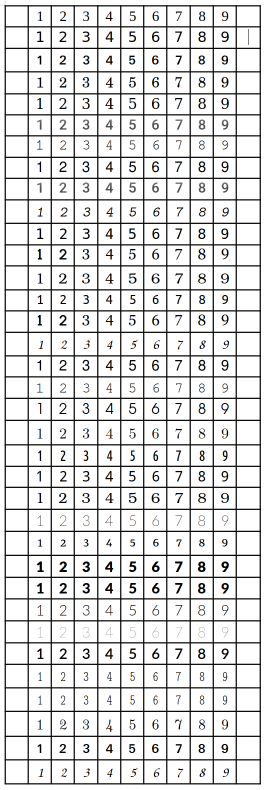
#> input picture data_gen/sudoku_digits_grid.png, 532 x 1580 px (shown at 1/2 size)
$ python data_gen.py
#> lines starting #> are read from the running program, lines starting #| are printed output that depends on the picture; after the words box and inside, x2 and y2 are one past the last pixel; in counts of white or black regions, pixels touching at a corner belong together
import cv2
import numpy as np
import os
import shutil


image = cv2.imread("sudoku_digits_grid.png")
#> image is the input picture: shape (1580, 532, 3); mean B, G, R 220.3, 220.3, 220.3
canny = cv2.Canny(image, 50, 350)
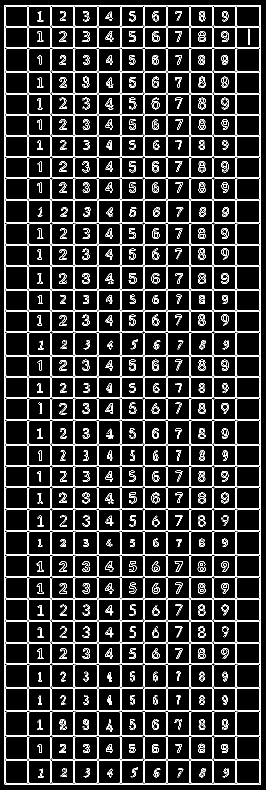
#> canny: shape (1580, 532) (shown at 1/2 size); 11.6% white in thin lines or dots
kernel = np.ones((3, 3), np.uint8)
dilated = cv2.dilate(canny, kernel, iterations=1)
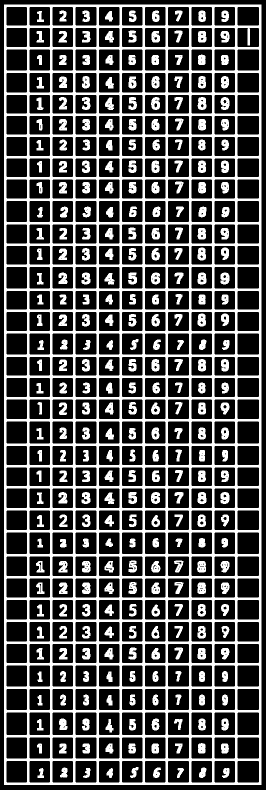
#> dilated: shape (1580, 532) (shown at 1/2 size); 30.4% white; 316 white regions

if os.path.isdir('data'):
    shutil.rmtree('data')
os.mkdir('data')
for i in range(10):
    os.mkdir('data/{}'.format(i))

contours, _ = cv2.findContours(dilated, cv2.RETR_LIST, cv2.CHAIN_APPROX_SIMPLE)
#> contours = 1079 contours, 327 with area under 20; largest, box (x1, y1, x2, y2) and area: (8, 9, 523, 1570) 801840, (474, 1424, 519, 1471) 2016, (474, 842, 519, 888) 1972, (335, 1424, 379, 1471) 1970, (150, 1424, 194, 1471) 1970

i = 0
j = -1
for cnt_elt in contours:
    area = cv2.contourArea(cnt_elt)
    if 1000 < area < 10000:
        j += 1
        last_digit = i % 10
        remaining_digit = i // 10
        #second_last_digit = temp % 10
        if j % 11 == 0:
            continue

        x, y, w, h = cv2.boundingRect(cnt_elt)
        cell = image[y:y + h, x:x + w]
        cell = cv2.resize(cell, (28, 28))
        cell = cv2.bitwise_not(cell)
        cv2.imwrite('data/{}/{}_{}.jpg'.format(9 - last_digit, 9 - last_digit, remaining_digit), cell)
        i += 1
#> this loop made 1079 passes
#> (area, last_digit, remaining_digit, x, y, w, h) on passes 15, 16, 17, 18, 19, 20, 21, 22, 23, 24, 47, 48: (1840, 0, 0, 428, 1521, 43, 45), (1840, 1, 0, 382, 1521, 43, 45), (1884, 2, 0, 335, 1521, 44, 45), (1840, 3, 0, 289, 1521, 43, 45), (1840, 4, 0, 243, 1521, 43, 45), (1840, 5, 0, 197, 1521, 43, 45), (1884, 6, 0, 150, 1521, 44, 45), (1840, 7, 0, 104, 1521, 43, 45), (1840, 8, 0, 58, 1521, 43, 45), (1840, 9, 0, 12, 1521, 43, 45), (1798, 0, 1, 428, 1474, 43, 44), (1798, 1, 1, 382, 1474, 43, 44)
#> (area, last_digit, remaining_digit) on passes 14, 46, 75, 101, 127, 159: (1928, 0, 0), (1884, 0, 1), (2016, 0, 2), (1884, 0, 3), (1884, 0, 4), (1708, 0, 5)
#> after the loop, i = 350; j = 384

print("Data generated in folder 'data'")
